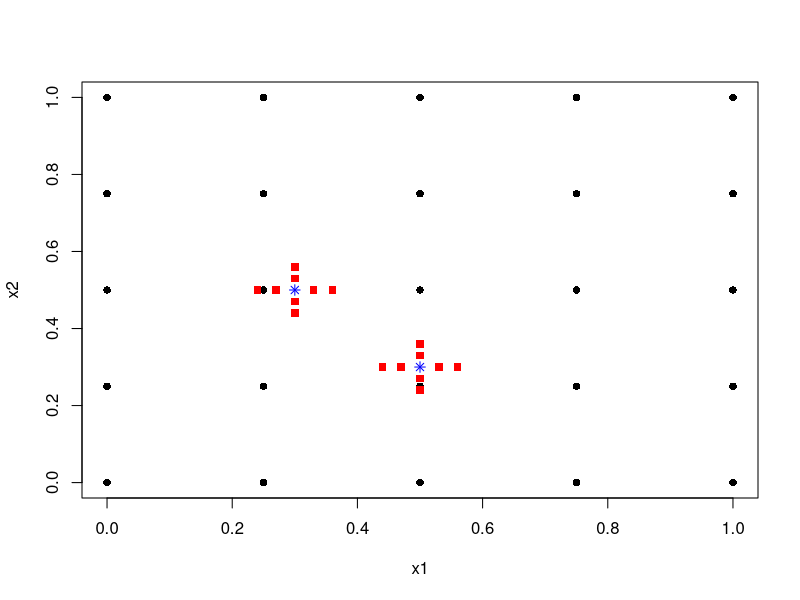

This chart was generated by the following R code:
# Setup EX2

ytrue <- function(x1, x2) {
  11*x1^10 + 9*x1^8 + 7*x1^6 +
    10*x2^9 + 8*x2^7
}

yprime1 <- function(x1, x2) {11*10*x1^9 + 9*8*x1^7 + 7*6*x1^5}
yprime2 <- function(x1, x2) {10*9*x2^8 + 8*7*x2^6}

# Plots in 3D ##################################################################
# library(plot3D)
# curve_3d <- function(f2,
#                      x_range = c(0, 1),
#                      y_range = c(0, 1),
#                      col = 1:6) {
#
#   x1 <- seq(x_range[1], x_range[2], len = 30)
#   x2 <- seq(y_range[1], y_range[2], len = 30)
#   y <- outer(x1, x2, FUN = f2)
#
#   # persp3D(xvec, yvec, fz,
#   #         contour = TRUE, theta = 15, phi = 40,
#   #         axes = TRUE, scale = 2, box = TRUE, nticks = 5,
#   #         ticktype = "detailed")
#   #
#   persp(x1, x2, y, theta = 15, phi = 40,
#         shade = 0.4, col = "cyan",
#         axes = TRUE, scale = 2, box = TRUE, nticks = 5,
#         ticktype = "detailed")
#
# }
#
# curve_3d(ytrue)
# curve_3d(yprime1)
# curve_3d(yprime2)

# need xquartz?
# require(rgl)
#
# points3d(0.5,0.5,20,col="red")

# Setup reduced ################################################################
# library(DiceDesign)
# x <- lhsDesign(n = 20, dimension = 2, seed = 761)$design

# # space-filling design
# library(fields)
# x <- cover.design(R = expand.grid(seq(0, 1, length.out = 50), 
#                                   seq(0, 1, length.out = 50)), 
#                   nd = 20)
# x <- x$design

# symmetric design
x <- as.matrix(expand.grid(seq(0, 1, length.out = 5),
                 seq(0, 1, length.out = 5)))
# x <- as.matrix(rbind(c(0, 0),
#                      c(0.268, 1),
#                      c(1, 0.268)))

y <- ytrue(x1 = x[,1], x2 = x[,2])
plot(x = x[,1], y = x[,2], pch = 16, xlab = "x1", ylab = "x2")

xstar <- rbind(c(3, 5), c(5, 3)) / 10
# xstar <- rbind(c(3, 5), c(7, 6)) / 10
points(x = xstar[,1], y = xstar[,2], pch = 8, col = "blue")

get.xprime1 <- function(xstar) {
  rbind(cbind(xstar[1] - 0.03, xstar[2]),
        cbind(xstar[1] - 0.06, xstar[2]),
        cbind(xstar[1] + 0.03, xstar[2]),
        cbind(xstar[1] + 0.06, xstar[2]))
}
get.xprime2 <- function(xstar) {
  rbind(cbind(xstar[1], xstar[2] - 0.03),
        cbind(xstar[1], xstar[2] - 0.06),
        cbind(xstar[1], xstar[2] + 0.03),
        cbind(xstar[1], xstar[2] + 0.06))
}

xprime1 <- xprime2 <- yprime.init1 <- yprime.init2 <- NULL
for (i in 1:nrow(xstar)) {
  tmp1 <- get.xprime1(xstar[i,])
  tmp2 <- get.xprime2(xstar[i,])
  xprime1 <- rbind(xprime1, tmp1)
  xprime2 <- rbind(xprime2, tmp2)
  yprime.init1 <- c(yprime.init1, yprime1(tmp1[, 1], tmp1[, 2]))
  yprime.init2 <- c(yprime.init2, yprime2(tmp2[, 1], tmp2[, 2]))
}
points(x = xprime1[,1], y = xprime1[,2], col = "red", pch = 15)
points(x = xprime2[,1], y = xprime2[,2], col = "red", pch = 15)

# given <- list(x = x,
#               xstar = xstar,
#               xprime = rbind(xprime1, xprime2),
#               y = y - mean(y))

given <- list(x = x,
              xstar = xstar,
              xprime = rbind(xstar, xstar),
              y = y - mean(y))

initial.values <- list(l = c(0.5, 0.5), sig2 = 10,
                       ystar = ytrue(xstar[,1], xstar[,2]) - mean(y) +
                         rnorm(nrow(xstar), 0, 0.5),
                       yprime = c(yprime.init1, yprime.init2))

rm(x, y, tmp1, tmp2, xprime1, xprime2, xstar,
   yprime.init1, yprime.init2, i, get.xprime1, get.xprime2)
